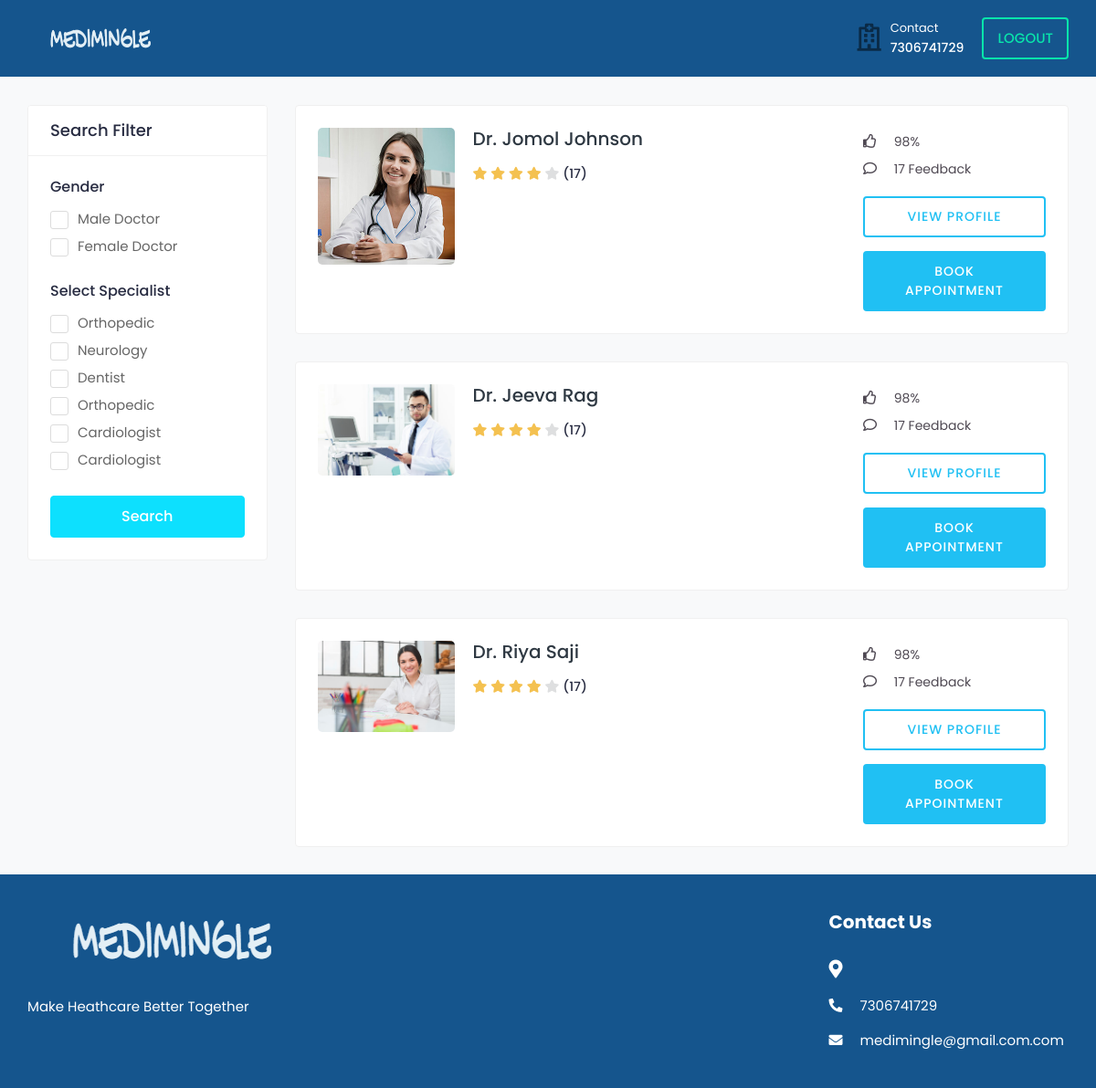
Before: /doctor_search/ (signed in) with the older database file.
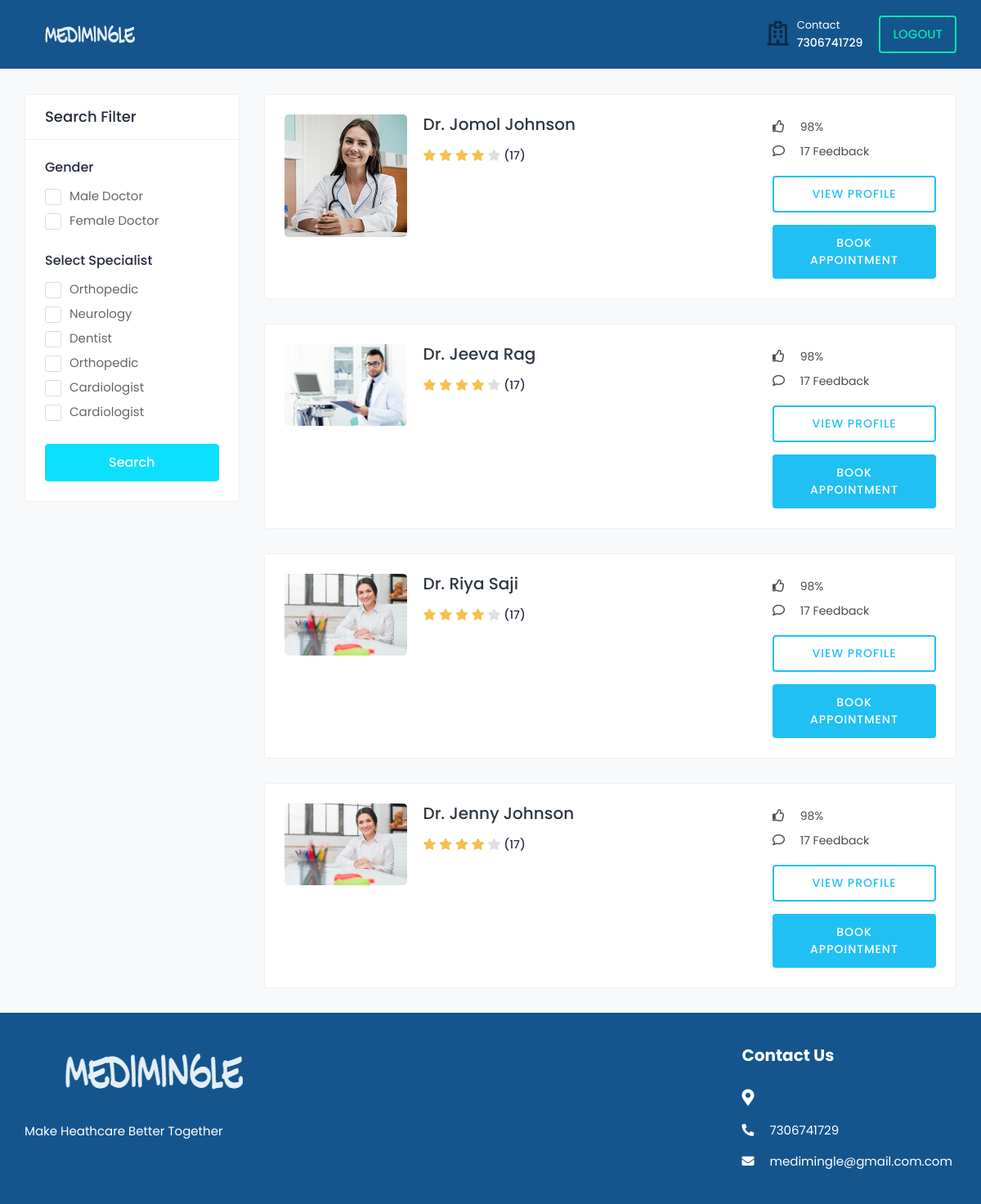
After: the same page with the newer database file.
### medi/models.py (models this page shows, shortened)
class Doctor(models.Model):
    user = models.OneToOneField(tbl_user, on_delete=models.CASCADE)
    city  = models.CharField(max_length=50,null=True,blank=True)
    profile_image = models.ImageField(upload_to='doctor/',default='default.png')
    gender = models.CharField(max_length=10, blank=True)
    description = models.TextField(blank=True)
    date_joined = models.DateTimeField(default=datetime.now, blank=True)
    consulting_fee = models.DecimalField(max_digits=10, decimal_places=2,blank=True,null=True)
    registration_number = models.CharField(max_length=50, null=True, blank=True)
    certificate = models.FileField(upload_to='certificates/', null=True, blank=True)

class tbl_user(AbstractUser):
    email=models.EmailField(unique=True)
    phone_number=models.CharField(max_length=15, null=True)
    USER_TYPE_CHOICES = (
        ('patient', 'Patient'),('doctor', 'Doctor'),
    )
    user_type = models.CharField(
        max_length=10,
        choices=USER_TYPE_CHOICES,
        default='patient',
    )
    is_email_verified = models.BooleanField(default=False)
    email_verification_token = models.CharField(max_length=255, blank=True, null=True)
    status= models.BooleanField(default=False)

### medi/views.py (the view)
# urls.py: path('doctor_search/', views.doctor_search, name='doctor_search'),
@never_cache
@login_required(login_url='signin')
def doctor_search(request):
    gender_type = request.GET.get('gender_type')
    select_specialist = request.GET.getlist('select_specialist')
    doctors = Doctor.objects.all()
    if gender_type:
        doctors = doctors.filter(gender=gender_type)
    if select_specialist:
        doctors = doctors.filter(doctorspecialization__specialized_category__in=select_specialist)
    return render(request, 'doctor_search.html', {'doctors': doctors})

### templates/doctor_search.html (shortened to what the changed rows need)
{% load static %}
<!DOCTYPE html>
<html lang="en">
<head>
		<link rel="stylesheet" href="{% static '/assets/css/bootstrap.min.css'%}">
		<link rel="stylesheet" href="{% static '/assets/plugins/fontawesome/css/fontawesome.min.css'%}">
		<link rel="stylesheet" href="{% static '/assets/plugins/fontawesome/css/all.min.css'%}">
		<link rel="stylesheet" href="{% static '/assets/css/style.css'%}">
	</head>
	<body>
		<div class="main-wrapper">
			{% load static %}
			<div class="content">
				<div class="container-fluid">
					<div class="row">
						<div class="col-md-12 col-lg-8 col-xl-9">
							{% for doctor in doctors %}
							<div class="card">
								<div class="card-body">
									<div class="doctor-widget">
										<div class="doc-info-left">
											<div class="doctor-img">
												<a href="{% url 'profile' doctor.id %}">
													<img src="{{ doctor.profile_image.url }}" class="img-fluid" alt="User Image">
												</a>
											</div>
											<div class="doc-info-cont">
												<h4 class="doc-name"><a href="{% url 'profile' doctor.id %}">Dr. {{doctor.user.first_name}} {{doctor.user.last_name}}</a></h4>
												<div class="rating">
													<i class="fas fa-star filled"></i>
													<i class="fas fa-star filled"></i>
													<i class="fas fa-star filled"></i>
													<i class="fas fa-star filled"></i>
													<i class="fas fa-star"></i>
													<span class="d-inline-block average-rating">(17)</span>
												</div>
											</div>
										</div>
										<div class="doc-info-right">
											<div class="clini-infos">
												<ul>
													<li><i class="far fa-thumbs-up"></i> 98%</li>
													<li><i class="far fa-comment"></i> 17 Feedback</li>
													</ul>
											</div>
											<div class="clinic-booking">
												<a class="view-pro-btn" href="doctor-profile.html">View Profile</a>
												<a class="apt-btn" href="{% url 'booking' doctor.id %}">Book Appointment</a>
											</div>
										</div>
									</div>
								</div>
							</div>
							{% endfor %}
						</div>
					</div>
				</div>
			</div>
			<footer class="footer">
				<div class="footer-top">
					<div class="container-fluid">
						<div class="row">
							<div class="col-lg-3 col-md-6">
								<div class="footer-widget footer-contact">
									<h2 class="footer-title">Contact Us</h2>
								</div>
							</div>
						</div>
					</div>
				</div>
						</div>
	</body>
</html>

Changed rows visible on the page:
added Doctor: profile_image (placeholder picture), user.first_name "Jenny", user.last_name "Johnson"
